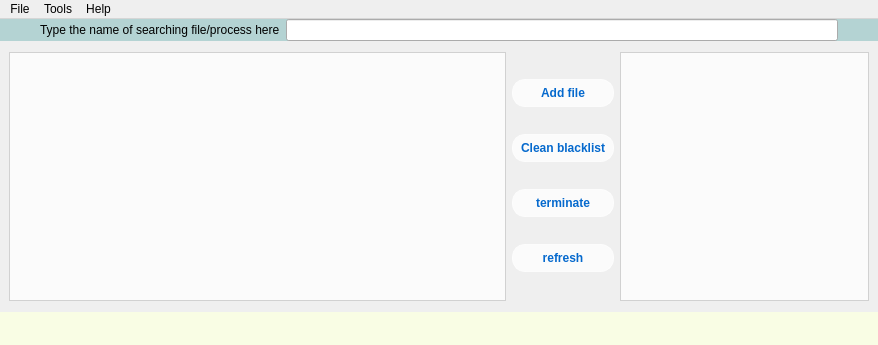
<?xml version="1.0" encoding="UTF-8"?>
<ui version="4.0">
 <class>MainWindow</class>
 <widget class="QMainWindow" name="MainWindow">
  <property name="geometry">
   <rect>
    <x>0</x>
    <y>0</y>
    <width>878</width>
    <height>345</height>
   </rect>
  </property>
  <property name="windowTitle">
   <string>MainWindow</string>
  </property>
  <property name="styleSheet">
   <string notr="true">QWidget#centralWidget
{
border-image: url(:/res1/img.png);
}
QWidget#widget_3
{
background-color:#50329696;
}
QWidget#widget_4
{
background-color:#e0faffe2;
}
QTableView
{
background-color:#C5ffffff;
}
QPushButton
{
    text-transform: uppercase;
	border: 1px solid rgba(255,255,255,185);
    border-radius: 13px;
    font: bold 12px;
    padding: 6px 8px;
    color: rgba(5,105,205,255);
	background: rgba(255,255,255,195);
	outline: none;
}
QPushButton:pressed
{
	background: rgba(255, 255, 255, 175);
	border: none;
}</string>
  </property>
  <property name="animated">
   <bool>true</bool>
  </property>
  <widget class="QWidget" name="centralWidget">
   <layout class="QVBoxLayout" name="verticalLayout_2">
    <property name="spacing">
     <number>0</number>
    </property>
    <property name="leftMargin">
     <number>0</number>
    </property>
    <property name="topMargin">
     <number>0</number>
    </property>
    <property name="rightMargin">
     <number>0</number>
    </property>
    <property name="bottomMargin">
     <number>0</number>
    </property>
    <item>
     <widget class="QWidget" name="widget_3" native="true">
      <property name="enabled">
       <bool>true</bool>
      </property>
      <property name="sizePolicy">
       <sizepolicy hsizetype="Maximum" vsizetype="Minimum">
        <horstretch>0</horstretch>
        <verstretch>0</verstretch>
       </sizepolicy>
      </property>
      <property name="minimumSize">
       <size>
        <width>0</width>
        <height>0</height>
       </size>
      </property>
      <property name="maximumSize">
       <size>
        <width>1000</width>
        <height>22</height>
       </size>
      </property>
      <property name="baseSize">
       <size>
        <width>860</width>
        <height>22</height>
       </size>
      </property>
      <layout class="QHBoxLayout" name="horizontalLayout_2">
       <property name="leftMargin">
        <number>0</number>
       </property>
       <property name="topMargin">
        <number>0</number>
       </property>
       <property name="rightMargin">
        <number>0</number>
       </property>
       <property name="bottomMargin">
        <number>0</number>
       </property>
       <item>
        <spacer name="horizontalSpacer_2">
         <property name="orientation">
          <enum>Qt::Horizontal</enum>
         </property>
         <property name="sizeType">
          <enum>QSizePolicy::Minimum</enum>
         </property>
         <property name="sizeHint" stdset="0">
          <size>
           <width>40</width>
           <height>20</height>
          </size>
         </property>
        </spacer>
       </item>
       <item>
        <widget class="QLabel" name="label">
         <property name="text">
          <string>Type the name of searching file/process here</string>
         </property>
        </widget>
       </item>
       <item>
        <widget class="QLineEdit" name="lineEdit">
         <property name="sizePolicy">
          <sizepolicy hsizetype="Expanding" vsizetype="Fixed">
           <horstretch>0</horstretch>
           <verstretch>0</verstretch>
          </sizepolicy>
         </property>
         <property name="focusPolicy">
          <enum>Qt::ClickFocus</enum>
         </property>
        </widget>
       </item>
       <item>
        <spacer name="horizontalSpacer">
         <property name="orientation">
          <enum>Qt::Horizontal</enum>
         </property>
         <property name="sizeType">
          <enum>QSizePolicy::Minimum</enum>
         </property>
         <property name="sizeHint" stdset="0">
          <size>
           <width>40</width>
           <height>20</height>
          </size>
         </property>
        </spacer>
       </item>
      </layout>
     </widget>
    </item>
    <item>
     <widget class="QWidget" name="widget_2" native="true">
      <property name="sizePolicy">
       <sizepolicy hsizetype="Expanding" vsizetype="Expanding">
        <horstretch>0</horstretch>
        <verstretch>4</verstretch>
       </sizepolicy>
      </property>
      <layout class="QHBoxLayout" name="horizontalLayout">
       <property name="leftMargin">
        <number>9</number>
       </property>
       <property name="rightMargin">
        <number>9</number>
       </property>
       <item>
        <widget class="QTableView" name="taskView">
         <property name="enabled">
          <bool>true</bool>
         </property>
         <property name="sizePolicy">
          <sizepolicy hsizetype="Preferred" vsizetype="Preferred">
           <horstretch>2</horstretch>
           <verstretch>0</verstretch>
          </sizepolicy>
         </property>
         <property name="palette">
          <palette>
           <active>
            <colorrole role="WindowText">
             <brush brushstyle="SolidPattern">
              <color alpha="255">
               <red>36</red>
               <green>26</green>
               <blue>76</blue>
              </color>
             </brush>
            </colorrole>
            <colorrole role="Button">
             <brush brushstyle="SolidPattern">
              <color alpha="197">
               <red>255</red>
               <green>255</green>
               <blue>255</blue>
              </color>
             </brush>
            </colorrole>
            <colorrole role="Base">
             <brush brushstyle="NoBrush">
              <color alpha="255">
               <red>0</red>
               <green>0</green>
               <blue>0</blue>
              </color>
             </brush>
            </colorrole>
            <colorrole role="Window">
             <brush brushstyle="SolidPattern">
              <color alpha="197">
               <red>255</red>
               <green>255</green>
               <blue>255</blue>
              </color>
             </brush>
            </colorrole>
            <colorrole role="Highlight">
             <brush brushstyle="SolidPattern">
              <color alpha="255">
               <red>170</red>
               <green>170</green>
               <blue>255</blue>
              </color>
             </brush>
            </colorrole>
            <colorrole role="LinkVisited">
             <brush brushstyle="SolidPattern">
              <color alpha="255">
               <red>255</red>
               <green>33</green>
               <blue>73</blue>
              </color>
             </brush>
            </colorrole>
           </active>
           <inactive>
            <colorrole role="WindowText">
             <brush brushstyle="SolidPattern">
              <color alpha="255">
               <red>36</red>
               <green>26</green>
               <blue>76</blue>
              </color>
             </brush>
            </colorrole>
            <colorrole role="Button">
             <brush brushstyle="SolidPattern">
              <color alpha="197">
               <red>255</red>
               <green>255</green>
               <blue>255</blue>
              </color>
             </brush>
            </colorrole>
            <colorrole role="Base">
             <brush brushstyle="NoBrush">
              <color alpha="255">
               <red>0</red>
               <green>0</green>
               <blue>0</blue>
              </color>
             </brush>
            </colorrole>
            <colorrole role="Window">
             <brush brushstyle="SolidPattern">
              <color alpha="197">
               <red>255</red>
               <green>255</green>
               <blue>255</blue>
              </color>
             </brush>
            </colorrole>
            <colorrole role="Highlight">
             <brush brushstyle="SolidPattern">
              <color alpha="255">
               <red>170</red>
               <green>170</green>
               <blue>255</blue>
              </color>
             </brush>
            </colorrole>
            <colorrole role="LinkVisited">
             <brush brushstyle="SolidPattern">
              <color alpha="255">
               <red>255</red>
               <green>33</green>
               <blue>73</blue>
              </color>
             </brush>
            </colorrole>
           </inactive>
           <disabled>
            <colorrole role="WindowText">
             <brush brushstyle="SolidPattern">
              <color alpha="255">
               <red>161</red>
               <green>160</green>
               <blue>159</blue>
              </color>
             </brush>
            </colorrole>
            <colorrole role="Button">
             <brush brushstyle="SolidPattern">
              <color alpha="197">
               <red>255</red>
               <green>255</green>
               <blue>255</blue>
              </color>
             </brush>
            </colorrole>
            <colorrole role="Base">
             <brush brushstyle="NoBrush">
              <color alpha="255">
               <red>0</red>
               <green>0</green>
               <blue>0</blue>
              </color>
             </brush>
            </colorrole>
            <colorrole role="Window">
             <brush brushstyle="SolidPattern">
              <color alpha="197">
               <red>255</red>
               <green>255</green>
               <blue>255</blue>
              </color>
             </brush>
            </colorrole>
            <colorrole role="Highlight">
             <brush brushstyle="SolidPattern">
              <color alpha="255">
               <red>240</red>
               <green>240</green>
               <blue>240</blue>
              </color>
             </brush>
            </colorrole>
            <colorrole role="LinkVisited">
             <brush brushstyle="SolidPattern">
              <color alpha="255">
               <red>255</red>
               <green>33</green>
               <blue>73</blue>
              </color>
             </brush>
            </colorrole>
           </disabled>
          </palette>
         </property>
         <property name="sizeAdjustPolicy">
          <enum>QAbstractScrollArea::AdjustIgnored</enum>
         </property>
         <property name="autoScroll">
          <bool>false</bool>
         </property>
         <property name="editTriggers">
          <set>QAbstractItemView::NoEditTriggers</set>
         </property>
         <property name="selectionMode">
          <enum>QAbstractItemView::SingleSelection</enum>
         </property>
         <property name="selectionBehavior">
          <enum>QAbstractItemView::SelectRows</enum>
         </property>
         <property name="textElideMode">
          <enum>Qt::ElideRight</enum>
         </property>
         <property name="showGrid">
          <bool>false</bool>
         </property>
         <property name="gridStyle">
          <enum>Qt::SolidLine</enum>
         </property>
         <property name="sortingEnabled">
          <bool>true</bool>
         </property>
         <attribute name="horizontalHeaderCascadingSectionResizes">
          <bool>true</bool>
         </attribute>
         <attribute name="horizontalHeaderStretchLastSection">
          <bool>true</bool>
         </attribute>
         <attribute name="verticalHeaderVisible">
          <bool>false</bool>
         </attribute>
         <attribute name="verticalHeaderHighlightSections">
          <bool>false</bool>
         </attribute>
        </widget>
       </item>
       <item>
        <widget class="QWidget" name="widget" native="true">
         <layout class="QVBoxLayout" name="verticalLayout">
          <property name="spacing">
           <number>0</number>
          </property>
          <property name="leftMargin">
           <number>0</number>
          </property>
          <property name="topMargin">
           <number>0</number>
          </property>
          <property name="rightMargin">
           <number>0</number>
          </property>
          <property name="bottomMargin">
           <number>0</number>
          </property>
          <item>
           <widget class="QPushButton" name="addPath">
            <property name="focusPolicy">
             <enum>Qt::NoFocus</enum>
            </property>
            <property name="styleSheet">
             <string notr="true"/>
            </property>
            <property name="text">
             <string>Add file</string>
            </property>
           </widget>
          </item>
          <item>
           <widget class="QPushButton" name="cleanBlacklist">
            <property name="focusPolicy">
             <enum>Qt::NoFocus</enum>
            </property>
            <property name="text">
             <string>Clean blacklist</string>
            </property>
           </widget>
          </item>
          <item>
           <widget class="QPushButton" name="terminate">
            <property name="focusPolicy">
             <enum>Qt::NoFocus</enum>
            </property>
            <property name="text">
             <string>terminate</string>
            </property>
           </widget>
          </item>
          <item>
           <widget class="QPushButton" name="refresh">
            <property name="focusPolicy">
             <enum>Qt::NoFocus</enum>
            </property>
            <property name="styleSheet">
             <string notr="true"/>
            </property>
            <property name="text">
             <string>refresh</string>
            </property>
           </widget>
          </item>
         </layout>
        </widget>
       </item>
       <item>
        <widget class="QTableView" name="blacklistView">
         <property name="sizePolicy">
          <sizepolicy hsizetype="Preferred" vsizetype="Preferred">
           <horstretch>1</horstretch>
           <verstretch>0</verstretch>
          </sizepolicy>
         </property>
         <property name="sizeAdjustPolicy">
          <enum>QAbstractScrollArea::AdjustIgnored</enum>
         </property>
         <property name="gridStyle">
          <enum>Qt::NoPen</enum>
         </property>
         <attribute name="horizontalHeaderCascadingSectionResizes">
          <bool>true</bool>
         </attribute>
         <attribute name="horizontalHeaderStretchLastSection">
          <bool>true</bool>
         </attribute>
         <attribute name="verticalHeaderVisible">
          <bool>false</bool>
         </attribute>
         <attribute name="verticalHeaderHighlightSections">
          <bool>false</bool>
         </attribute>
        </widget>
       </item>
      </layout>
     </widget>
    </item>
    <item>
     <widget class="QWidget" name="widget_4" native="true">
      <layout class="QHBoxLayout" name="horizontalLayout_3">
       <property name="spacing">
        <number>0</number>
       </property>
       <property name="leftMargin">
        <number>0</number>
       </property>
       <property name="topMargin">
        <number>0</number>
       </property>
       <property name="rightMargin">
        <number>0</number>
       </property>
       <property name="bottomMargin">
        <number>0</number>
       </property>
       <item>
        <layout class="QHBoxLayout" name="horizontalLayout_4">
         <property name="spacing">
          <number>4</number>
         </property>
         <property name="leftMargin">
          <number>4</number>
         </property>
         <property name="topMargin">
          <number>4</number>
         </property>
         <property name="rightMargin">
          <number>4</number>
         </property>
         <property name="bottomMargin">
          <number>4</number>
         </property>
         <item>
          <widget class="QLabel" name="iconLabel">
           <property name="minimumSize">
            <size>
             <width>25</width>
             <height>25</height>
            </size>
           </property>
           <property name="maximumSize">
            <size>
             <width>25</width>
             <height>25</height>
            </size>
           </property>
           <property name="text">
            <string/>
           </property>
          </widget>
         </item>
         <item>
          <widget class="QLabel" name="statusLabel">
           <property name="minimumSize">
            <size>
             <width>0</width>
             <height>25</height>
            </size>
           </property>
           <property name="maximumSize">
            <size>
             <width>16777215</width>
             <height>25</height>
            </size>
           </property>
           <property name="font">
            <font>
             <pointsize>12</pointsize>
            </font>
           </property>
           <property name="text">
            <string/>
           </property>
          </widget>
         </item>
        </layout>
       </item>
      </layout>
     </widget>
    </item>
   </layout>
  </widget>
  <widget class="QMenuBar" name="menuBar">
   <property name="geometry">
    <rect>
     <x>0</x>
     <y>0</y>
     <width>878</width>
     <height>19</height>
    </rect>
   </property>
   <widget class="QMenu" name="menuFile">
    <property name="title">
     <string>File</string>
    </property>
    <addaction name="actionExit"/>
   </widget>
   <widget class="QMenu" name="menuTools">
    <property name="title">
     <string>Tools</string>
    </property>
    <widget class="QMenu" name="menuAutoRefresh">
     <property name="tearOffEnabled">
      <bool>false</bool>
     </property>
     <property name="title">
      <string>AutoRefresh</string>
     </property>
     <addaction name="action1_sec"/>
     <addaction name="action5_sec"/>
     <addaction name="action10sec"/>
     <addaction name="action30_sec"/>
     <addaction name="action1_min"/>
     <addaction name="actionNever"/>
    </widget>
    <widget class="QMenu" name="menuSet_module_option">
     <property name="title">
      <string>Set module option</string>
     </property>
     <addaction name="actionCompare_by_full_path"/>
     <addaction name="actionCompare_by_Name"/>
     <addaction name="separator"/>
     <addaction name="actionDisable_kernel_module"/>
    </widget>
    <addaction name="menuAutoRefresh"/>
    <addaction name="actionRefresh"/>
    <addaction name="actionSearch"/>
    <addaction name="separator"/>
    <addaction name="menuSet_module_option"/>
   </widget>
   <widget class="QMenu" name="menuHelp">
    <property name="title">
     <string>Help</string>
    </property>
    <addaction name="actionHelp"/>
    <addaction name="actionAbout"/>
   </widget>
   <addaction name="menuFile"/>
   <addaction name="menuTools"/>
   <addaction name="menuHelp"/>
  </widget>
  <action name="actionExit">
   <property name="text">
    <string>Exit</string>
   </property>
  </action>
  <action name="action5_sec">
   <property name="checkable">
    <bool>true</bool>
   </property>
   <property name="text">
    <string>5 sec</string>
   </property>
  </action>
  <action name="action10sec">
   <property name="checkable">
    <bool>true</bool>
   </property>
   <property name="text">
    <string>10sec</string>
   </property>
  </action>
  <action name="action30_sec">
   <property name="checkable">
    <bool>true</bool>
   </property>
   <property name="text">
    <string>30 sec</string>
   </property>
  </action>
  <action name="action1_min">
   <property name="checkable">
    <bool>true</bool>
   </property>
   <property name="text">
    <string>1 min</string>
   </property>
  </action>
  <action name="actionNever">
   <property name="checkable">
    <bool>true</bool>
   </property>
   <property name="text">
    <string>Never</string>
   </property>
  </action>
  <action name="actionAbout">
   <property name="text">
    <string>About</string>
   </property>
  </action>
  <action name="actionHelp">
   <property name="text">
    <string>Help</string>
   </property>
  </action>
  <action name="actionRefresh">
   <property name="text">
    <string>Refresh</string>
   </property>
  </action>
  <action name="actionSearch">
   <property name="checked">
    <bool>false</bool>
   </property>
   <property name="text">
    <string>Search</string>
   </property>
   <property name="iconVisibleInMenu">
    <bool>true</bool>
   </property>
   <property name="priority">
    <enum>QAction::HighPriority</enum>
   </property>
  </action>
  <action name="action1_sec">
   <property name="checkable">
    <bool>true</bool>
   </property>
   <property name="text">
    <string>1 sec</string>
   </property>
   <property name="shortcut">
    <string>Ctrl+Q</string>
   </property>
  </action>
  <action name="actionCompare_by_full_path">
   <property name="checkable">
    <bool>true</bool>
   </property>
   <property name="text">
    <string>Compare by full path</string>
   </property>
  </action>
  <action name="actionCompare_by_Name">
   <property name="checkable">
    <bool>true</bool>
   </property>
   <property name="text">
    <string>Compare by Name</string>
   </property>
  </action>
  <action name="actionDisable_kernel_module">
   <property name="checkable">
    <bool>true</bool>
   </property>
   <property name="text">
    <string>Disable kernel module</string>
   </property>
  </action>
 </widget>
 <layoutdefault spacing="6" margin="11"/>
 <resources/>
 <connections/>
</ui>
